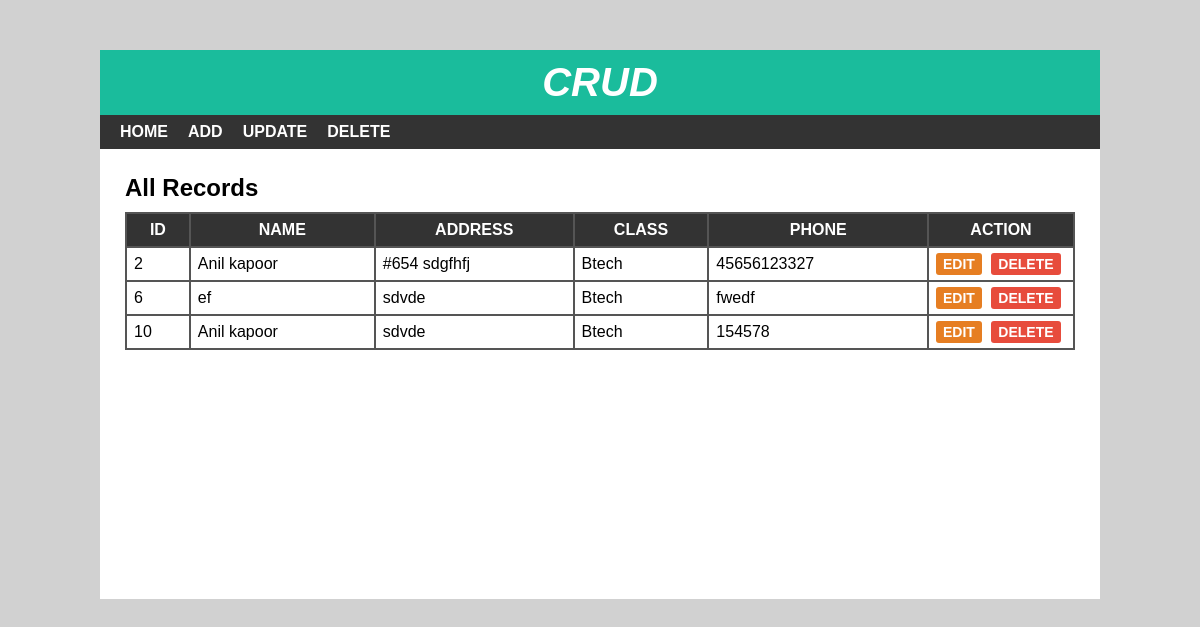
The page / on the database its author committed.
### tables this page shows
CREATE TABLE `student` (
  `sid` int(10) NOT NULL,
  `sname` varchar(30) NOT NULL,
  `saddress` varchar(100) NOT NULL,
  `sclass` int(10) NOT NULL,
  `sphone` varchar(11) NOT NULL
);

CREATE TABLE `studentclass` (
  `cid` int(11) NOT NULL,
  `cname` varchar(15) NOT NULL
);

### index.php (the view)
<?php
include 'header.php';
?>
<div id="main-content">
    <h2>All Records</h2>
    <?php
        $conn =mysqli_connect("localhost","root","","crud") or die("connection failed");
        $sql ="SELECT * from student join studentclass on student.sclass = studentclass.cid;";
        $result = mysqli_query($conn,$sql) or die("query unsuccessful.");
        if(mysqli_num_rows($result)>0){
    ?>
    <table cellpadding="7px">
        <thead>
        <th>Id</th>
        <th>Name</th>
        <th>Address</th>
        <th>Class</th>
        <th>Phone</th>
        <th>Action</th>
        </thead>
        <tbody>
            <?php
                while($row=mysqli_fetch_assoc($result)){
            ?>
            <tr>
                <td><?php echo $row['sid'];?></td>
                <td><?php echo $row['sname'];?></td>
                <td><?php echo $row['saddress'];?></td>
                <td><?php echo $row['cname'];?></td>
                <td><?php echo $row['sphone'];?></td>
                <td>
                    <a href='edit.php?id=<?php echo $row['sid'];?>'>Edit</a>
                    <a href='delete-inline.php?id=<?php echo $row['sid'];?>'>Delete</a>
                </td>
            </tr>
            <?php } ?>
        </tbody>
    </table>
    <?php }else{
        echo"<h1>No Record Found</h1>";
    }
    mysqli_close($conn); ?>
</div>
</div>
</body>
</html>

### header.php (shortened to what this page needs)
<!DOCTYPE html>
<html lang="en">
<head>
  <link rel="stylesheet" href="css/style.css">
</head>
<body>
    <div id="wrapper">
        <div id="header">
            <h1>Crud</h1>
        </div>
        <div id="menu">
            <ul>
                <li>
                    <a href="index.php">Home</a>
                </li>
                <li>
                    <a href="add.php">Add</a>
                </li>
                <li>
                    <a href="update.php">Update</a>
                </li>
                <li>
                    <a href="delete.php">Delete</a>
                </li>
            </ul>
        </div>

### css/style.css (style rules this page uses)
body { font:16px arial; margin: 0; padding: 0; background: #d1d1d1; }
#wrapper { width: 1000px; margin: 50px auto 0; background-color: #fff; }
#header { text-align: center; background-color: #1abc9c; padding: 10px; }
#header h1 { color: #fff; font-size: 40px; font-style: italic; font-weight: 700; text-transform: uppercase; margin: 0; }
#menu { background-color: #333; }
#menu ul { font-size: 0; padding: 0 10px; margin: 0; list-style: none; }
#menu ul li { display: inline-block; }
#menu ul li a { color: #fff; font-size: 16px; font-weight: 600; padding: 8px 10px; display: block; text-decoration: none; text-transform: uppercase; transition: all 0.3s ease; }
#main-content { padding: 25px; min-height: 400px; }
#main-content h2 { margin: 0 0 10px; text-transform: capitalize; }
#main-content table { width: 100%; background-color: #555; margin: 0 0 20px; }
#main-content table th { color: #fff; background-color: #333; text-transform: uppercase; }
#main-content table th:last-child { width: 130px; }
#main-content table td { background-color: #fff; }
#main-content table td a { font-size: 14px; font-weight: 600; text-transform: uppercase; padding: 3px 7px; color: #fff; background-color: #e67e22; text-decoration: none; border-radius: 3px; }
#main-content table td a:nth-child(2) { background-color: #e74c3c; margin: 0 0 0 5px; }

### rows shown on the page
student: sid "2", sname "Anil kapoor", saddress "#654 sdgfhfj", studentclass.cname "Btech", sphone "45656123327"
student: sid "6", sname "ef", saddress "sdvde", studentclass.cname "Btech", sphone "fwedf"
student: sid "10", sname "Anil kapoor", saddress "sdvde", studentclass.cname "Btech", sphone "154578"
